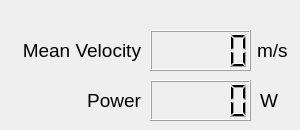
    <widget class="QWidget" name="tab">
     <attribute name="title">
      <string>Page</string>
     </attribute>
     <widget class="QLCDNumber" name="lcd_mean_velocity">
      <property name="geometry">
       <rect>
        <x>150</x>
        <y>30</y>
        <width>101</width>
        <height>41</height>
       </rect>
      </property>
     </widget>
     <widget class="QLCDNumber" name="lcd_power">
      <property name="geometry">
       <rect>
        <x>150</x>
        <y>80</y>
        <width>101</width>
        <height>41</height>
       </rect>
      </property>
     </widget>
     <widget class="QLabel" name="label_16">
      <property name="geometry">
       <rect>
        <x>20</x>
        <y>40</y>
        <width>121</width>
        <height>21</height>
       </rect>
      </property>
      <property name="font">
       <font>
        <pointsize>14</pointsize>
       </font>
      </property>
      <property name="text">
       <string>Mean Velocity</string>
      </property>
      <property name="alignment">
       <set>Qt::AlignRight|Qt::AlignTrailing|Qt::AlignVCenter</set>
      </property>
     </widget>
     <widget class="QLabel" name="label_17">
      <property name="geometry">
       <rect>
        <x>50</x>
        <y>90</y>
        <width>91</width>
        <height>21</height>
       </rect>
      </property>
      <property name="font">
       <font>
        <pointsize>14</pointsize>
       </font>
      </property>
      <property name="text">
       <string>Power</string>
      </property>
      <property name="alignment">
       <set>Qt::AlignRight|Qt::AlignTrailing|Qt::AlignVCenter</set>
      </property>
     </widget>
     <widget class="QLabel" name="label_43">
      <property name="geometry">
       <rect>
        <x>257</x>
        <y>40</y>
        <width>31</width>
        <height>21</height>
       </rect>
      </property>
      <property name="font">
       <font>
        <pointsize>14</pointsize>
       </font>
      </property>
      <property name="text">
       <string>m/s</string>
      </property>
     </widget>
     <widget class="QLabel" name="label_45">
      <property name="geometry">
       <rect>
        <x>260</x>
        <y>90</y>
        <width>31</width>
        <height>21</height>
       </rect>
      </property>
      <property name="font">
       <font>
        <pointsize>14</pointsize>
       </font>
      </property>
      <property name="text">
       <string>W</string>
      </property>
     </widget>
    </widget>
